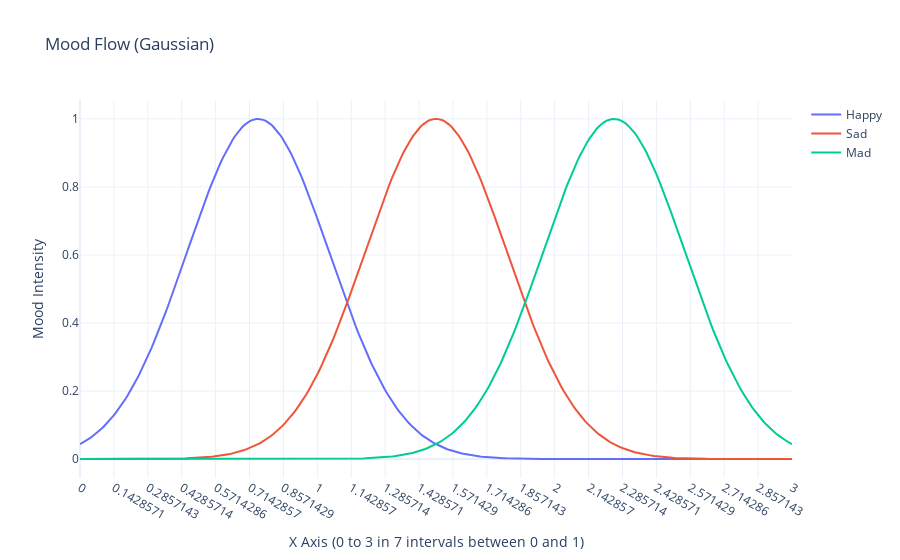

Write notebook code for a chart like this one.
### Code cell
import numpy as np
import plotly.graph_objects as go

# X axis: from 0 to 3 in 7 intervals per unit
x_smooth = np.linspace(0, 3, 300)

# Gaussian mood flows
happy = np.exp(-0.5 * ((x_smooth - 0.75) / 0.3) ** 2)
sad = np.exp(-0.5 * ((x_smooth - 1.5) / 0.3) ** 2)
mad = np.exp(-0.5 * ((x_smooth - 2.25) / 0.3) ** 2)

# Normalize
happy /= happy.max()
sad /= sad.max()
mad /= mad.max()

# Create figure
fig = go.Figure()

# Add traces
fig.add_trace(go.Scatter(x=x_smooth, y=happy, mode='lines', name='Happy'))
fig.add_trace(go.Scatter(x=x_smooth, y=sad, mode='lines', name='Sad'))
fig.add_trace(go.Scatter(x=x_smooth, y=mad, mode='lines', name='Mad'))

# Layout
fig.update_layout(
    title="Mood Flow (Gaussian)",
    xaxis=dict(
        title="X Axis (0 to 3 in 7 intervals between 0 and 1)",
        tickmode='array',
        tickvals=np.linspace(0, 3, 22),  # 7 intervals per unit → 21 ticks + 0
    ),
    yaxis=dict(title="Mood Intensity"),
    template="plotly_white"
)

fig.show()

### Figure 1 — Plotly figure (JSON) as saved in the notebook; plotly's stock layout.template omitted (floating-point values rounded to 4 significant figures; data arrays with more than 128 entries replaced by an {"elided": "..."} marker saying what was removed)
{"data": [{"mode": "lines", "name": "Happy", "type": "scatter", "x": {"elided": "300 float values"}, "y": {"elided": "300 float values"}}, {"mode": "lines", "name": "Sad", "type": "scatter", "x": {"elided": "300 float values"}, "y": {"elided": "300 float values"}}, {"mode": "lines", "name": "Mad", "type": "scatter", "x": {"elided": "300 float values"}, "y": {"elided": "300 float values"}}], "layout": {"title": {"text": "Mood Flow (Gaussian)"}, "xaxis": {"tickmode": "array", "tickvals": [0.0, 0.1429, 0.2857, 0.4286, 0.5714, 0.7143, 0.8571, 1.0, 1.143, 1.286, 1.429, 1.571, 1.714, 1.857, 2.0, 2.143, 2.286, 2.429, 2.571, 2.714, 2.857, 3.0], "title": {"text": "X Axis (0 to 3 in 7 intervals between 0 and 1)"}}, "yaxis": {"title": {"text": "Mood Intensity"}}}}
